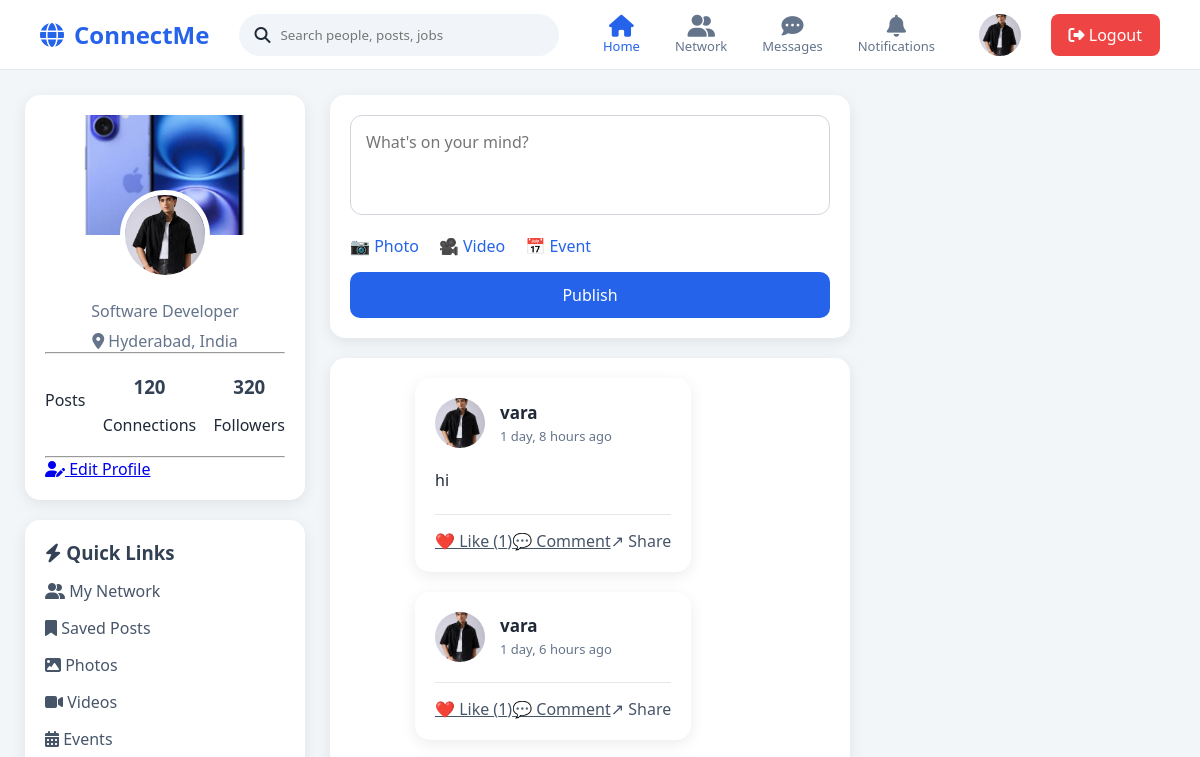
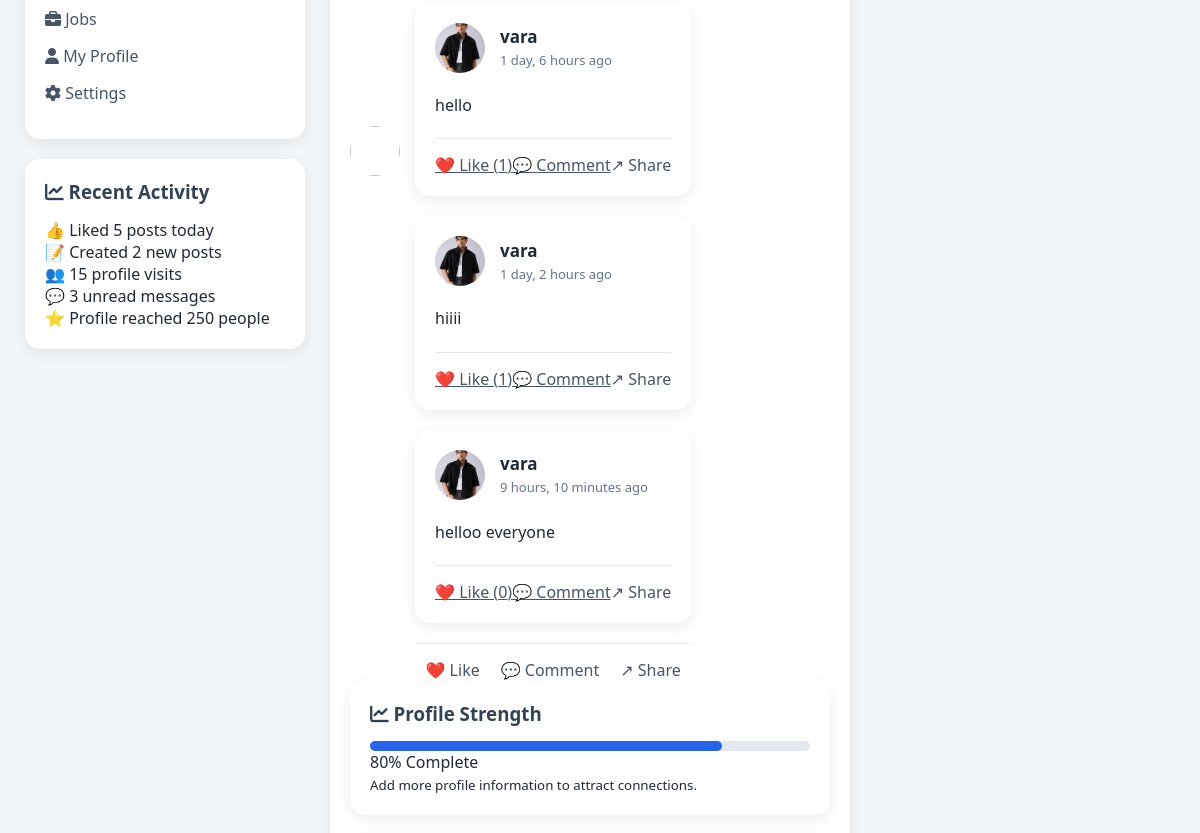
Before: / (upper part) with the older database file (2 pictures, top to bottom).
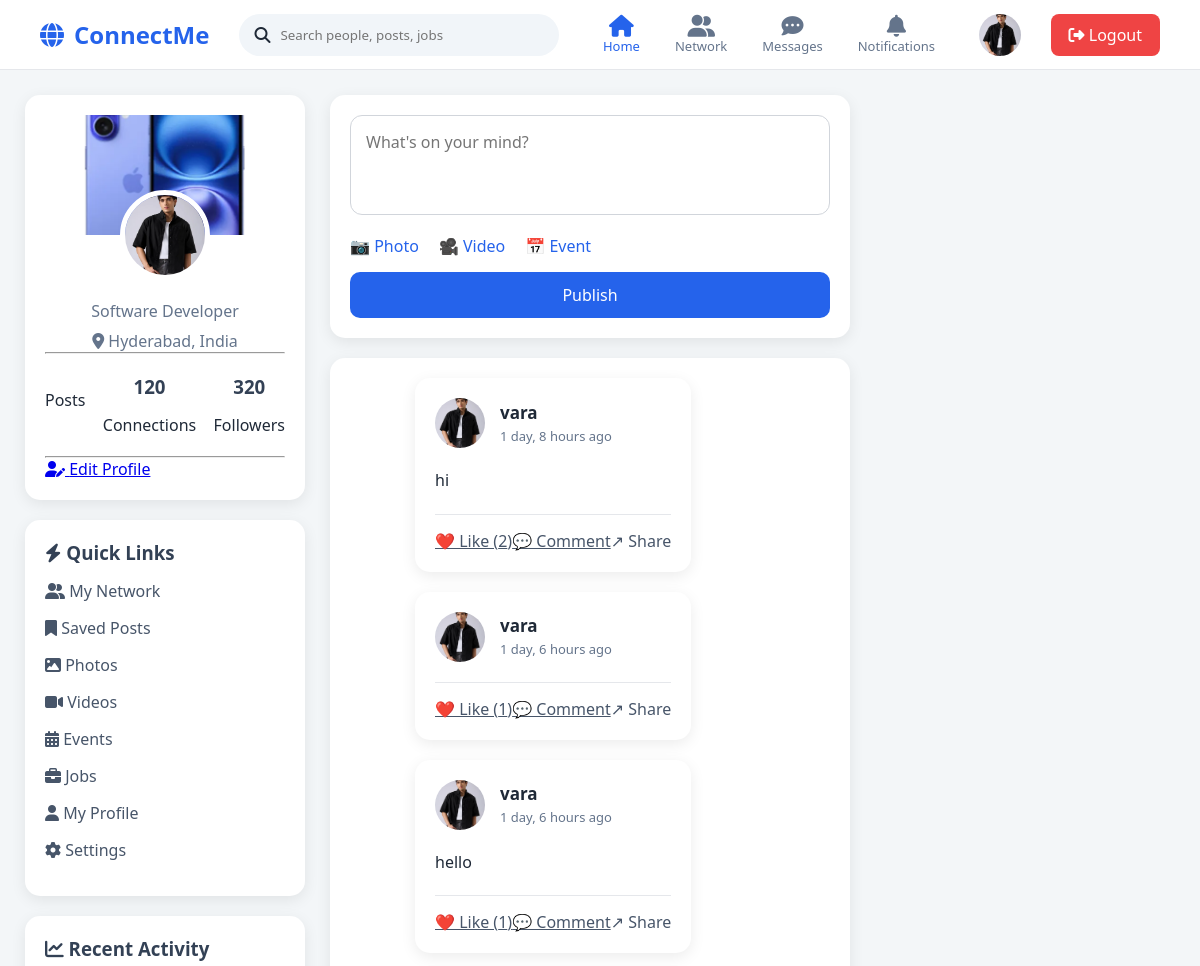
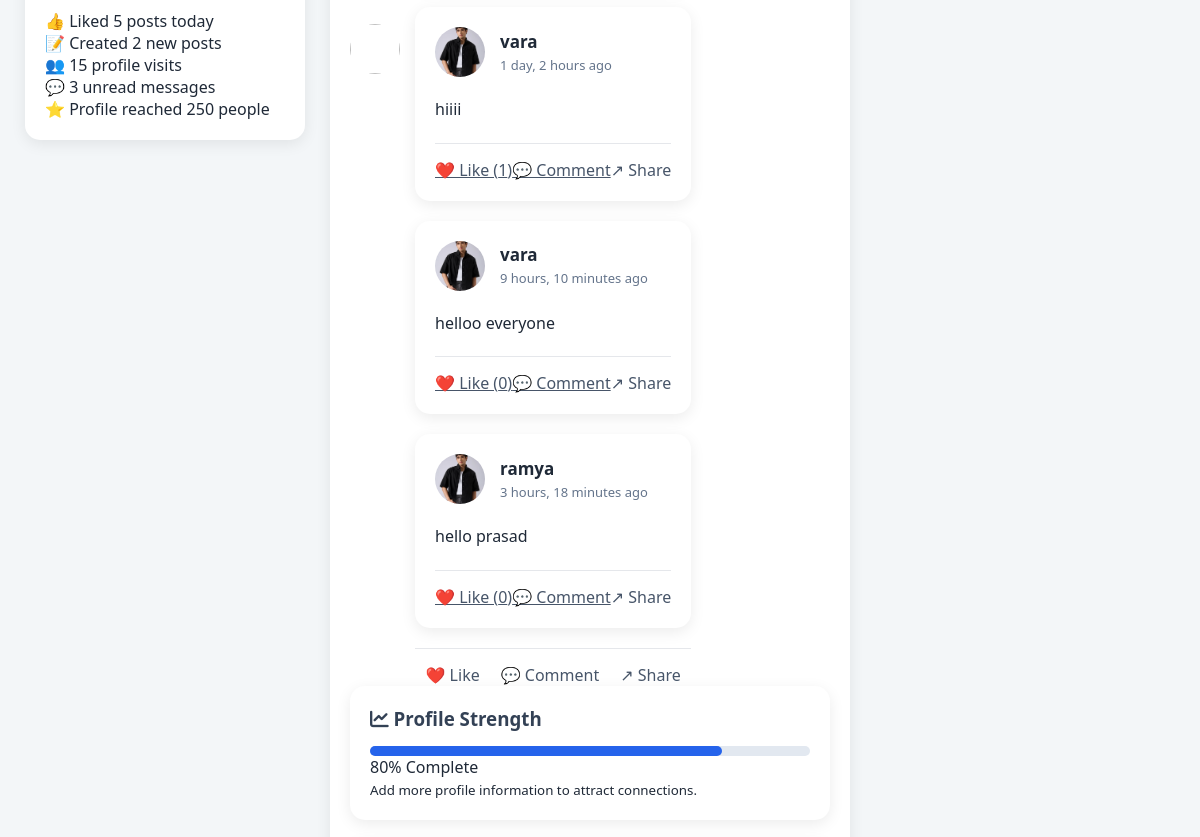
After: the same page with the newer database file (2 pictures, top to bottom).
### social/models.py (models this page shows, shortened)
class Post(models.Model):
    user = models.ForeignKey(User, on_delete=models.CASCADE)
    content = models.TextField()
    image = models.ImageField(upload_to="posts/", blank=True, null=True)
    likes = models.ManyToManyField(User, related_name="liked_posts", blank=True)
    created_at = models.DateTimeField(auto_now_add=True)

### social/views.py (the view)
# urls.py: path("", views.home, name="home"),
def home(request):
    posts = Post.objects.all()
    return render(request, 'home.html', {'posts': posts})

### ConnectMe/backend/social/templates/home.html (shortened to what this page needs)
{% load static %}
<!DOCTYPE html>
<html lang="en">
<head>
    <link rel="stylesheet" href="{% static 'css/home.css' %}">
    <link rel="stylesheet"
    href="https://cdnjs.cloudflare.com/ajax/libs/font-awesome/6.5.2/css/all.min.css">
</head>
<body>
<nav class="navbar">
    <div class="nav-left">
        <div class="logo">
            <i class="fa-solid fa-globe"></i>
            <span>ConnectMe</span>
        </div>
        <div class="search-box">
            <i class="fa-solid fa-magnifying-glass"></i>
            <input
                type="text"
                placeholder="Search people, posts, jobs">
        </div>
    </div>
    <div class="nav-center">
        <a href="#" class="active">
            <i class="fa-solid fa-house"></i>
            <span>Home</span>
        </a>
       <a href="{% url 'network' %}">
            <i class="fa-solid fa-user-group"></i>
            <span>Network</span>
        </a>
        <a href="{% url 'messages' %}">
            <i class="fa-solid fa-comment-dots"></i>
            <span>Messages</span>
        </a>
        <a href="{% url 'notifications' %}">
            <i class="fa-solid fa-bell"></i>
            <span>Notifications</span>
        </a>
    </div>
    <div class="nav-right">
        <a href="{% url 'edit_profile' %}" class="profile-link">
            {% if request.user.profile.profile_picture %}
                <img src="{{ request.user.profile.profile_picture.url }}">
            {% else %}
                <img src="{% static 'images/default (2).webp' %}">
            {% endif %}
        </a>
        <a href="{% url 'logout' %}" class="logout-btn">
            <i class="fa-solid fa-right-from-bracket"></i>
            Logout
        </a>
    </div>
</nav>
<div class="main-container">
<aside class="left-sidebar">
    <div class="card profile-card">
<div class="cover-photo">
    {% if request.user.profile.cover_photo %}
        <img src="{{ request.user.profile.cover_photo.url }}" alt="Cover">
    {% else %}
        <img src="{% static 'images/cover.webp' %}" alt="Cover">
    {% endif %}
</div>
        <div class="profile-image">
            {% if request.user.profile.profile_picture %}
                <img src="{{ request.user.profile.profile_picture.url }}">
            {% else %}
                <img src="{% static 'images/default (2).webp' %}">
            {% endif %}
        </div>
        <div class="profile-info">
            <p class="designation">
                {{ request.user.profile.bio|default:"Software Developer" }}
            </p>
            <p class="location">
                <i class="fa-solid fa-location-dot"></i>
                {{ request.user.profile.location|default:"Hyderabad, India" }}
            </p>
        </div>
        <hr>
        <div class="profile-stats">
            <div>
                <span>Posts</span>
            </div>
            <div>
                <h3>120</h3>
                <span>Connections</span>
            </div>
            <div>
                <h3>320</h3>
                <span>Followers</span>
            </div>
        </div>
        <hr>
        <div class="profile-buttons">
            <a href="{% url 'edit_profile' %}" class="edit-btn">
                <i class="fa-solid fa-user-pen"></i>
                Edit Profile
            </a>
        </div>
    </div>
    <div class="card quick-links">
        <h3>
            <i class="fa-solid fa-bolt"></i>
            Quick Links
        </h3>
        <ul>
            <li>
                <a href="#">
                    <i class="fa-solid fa-user-group"></i>
                    My Network
                </a>
            </li>
            <li>
                <a href="#">
                    <i class="fa-solid fa-bookmark"></i>
                    Saved Posts
                </a>
            </li>
            <li>
                <a href="#">
                    <i class="fa-solid fa-image"></i>
                    Photos
                </a>
            </li>
            <li>
                <a href="#">
                    <i class="fa-solid fa-video"></i>
                    Videos
                </a>
            </li>
            <li>
                <a href="#">
                    <i class="fa-solid fa-calendar-days"></i>
                    Events
                </a>
            </li>
            <li>
                <a href="#">
                    <i class="fa-solid fa-briefcase"></i>
                    Jobs
                </a>
            </li>
            <li>
                <a href="#">
                    <i class="fa-solid fa-user"></i>
                    My Profile
                </a>
            </li>
            <li>
                <a href="#">
                    <i class="fa-solid fa-gear"></i>
                    Settings
                </a>
            </li>
        </ul>
    </div>
    <div class="card activity-card">
        <h3>
            <i class="fa-solid fa-chart-line"></i>
            Recent Activity
        </h3>
        <ul>
            <li>👍 Liked 5 posts today</li>
            <li>📝 Created 2 new posts</li>
            <li>👥 15 profile visits</li>
            <li>💬 3 unread messages</li>
            <li>⭐ Profile reached 250 people</li>
        </ul>
    </div>
</aside>
<div class="center-feed">
<form class="create-post"
      method="POST"
      action="{% url 'create_post_page' %}"
      enctype="multipart/form-data">
<textarea
name="content"
class="post-input"
placeholder="What's on your mind?"
required></textarea>
<div class="post-options">
<label class="post-option">
📷 Photo
</label>
<span class="post-option">🎥 Video</span>
<span class="post-option">📅 Event</span>
</div>
<button type="submit" class="publish-btn">
Publish
</button>
</form>
<div class="post-card">
<div class="post-header">
<img class="post-avatar">
<div class="post-user">
{% for post in posts %}
<div class="post-card">
<div class="post-header">
{% if post.user.profile.profile_picture %}
<img class="post-avatar"
src="{{ post.user.profile.profile_picture.url }}">
{% else %}
<img class="post-avatar"
src="{% static 'images/default (2).webp' %}">
{% endif %}
<div class="post-user">
<h3>{{ post.user.username }}</h3>
<span>
{{ post.created_at|timesince }} ago
</span>
</div>
</div>
<div class="post-content">
{{ post.content }}
</div>
<div class="post-actions">
<a href="{% url 'like_post' post.id %}" class="action-btn">
❤️ Like ({{ post.likes.count }})
</a>
<a href="{% url 'add_comment' post.id %}" class="action-btn">
💬 Comment
</a>
<div class="action-btn">
↗ Share
</div>
</div>
</div>
{% empty %}
<div class="post-card">
<h3>No posts yet.</h3>
</div>
{% endfor %}
<div class="post-actions">
<div class="action-btn like-btn">
❤️ Like
</div>
<div class="action-btn">
💬 Comment
</div>
<div class="action-btn">
↗ Share
</div>
</div>
</div>
</div>
<aside class="right-sidebar">
    <div class="card">
        <h3>
            <i class="fa-solid fa-chart-line"></i>
            Profile Strength
        </h3>
        <div class="progress-box">
            <div class="progress-bar">
                <div class="progress-fill"></div>
            </div>
            <p>80% Complete</p>
            <small>
                Add more profile information to attract connections.
            </small>
        </div>
    </div>
</aside>

### static/css/home.css (style rules this page uses)
* { margin: 0; padding: 0; box-sizing: border-box; font-family: "Segoe UI", Arial, sans-serif; }
body { background: #f3f6f8; color: #1f2937; }
.navbar { height: 70px; background: #ffffff; display: flex; align-items: center; justify-content: space-between; padding: 0 40px; border-bottom: 1px solid #e5e7eb; position: sticky; top:0; z-index:100; }
.nav-left { display:flex; align-items:center; gap:30px; }
.logo { display:flex; align-items:center; gap:10px; font-size:24px; font-weight:700; color:#2563eb; }
.search-box { width:320px; background:#f1f5f9; padding:12px 15px; border-radius:25px; display:flex; align-items:center; gap:10px; }
.search-box input { border:none; outline:none; background:none; width:100%; }
.nav-center { display:flex; gap:35px; }
.nav-center a { text-decoration:none; color:#64748b; display:flex; flex-direction:column; align-items:center; font-size:13px; }
.nav-center a i { font-size:22px; }
.nav-center .active { color:#2563eb; }
.nav-right { display:flex; align-items:center; gap:20px; }
.profile-link { display:flex; align-items:center; gap:10px; text-decoration:none; color:#111827; font-weight:600; }
.profile-link img { width:42px; height:42px; border-radius:50%; object-fit:cover; }
.logout-btn { background:#ef4444; color:white; padding:10px 18px; border-radius:8px; text-decoration:none; }
.main-container { max-width:1400px; margin:25px auto; padding:0 25px; display:grid; grid-template-columns:280px minmax(400px,650px) 300px; gap:25px; align-items:start; }
.card, .create-post, .post-card { background:white; border-radius:15px; padding:20px; margin-bottom:20px; box-shadow:0 4px 15px rgba(0,0,0,.08); }
.cover-photo { height:120px; overflow:hidden; border-radius:12px; }
.cover-photo img { width:100%; height:100%; object-fit:cover; }
.profile-image { text-align:center; margin-top:-45px; }
.profile-image img { width:90px; height:90px; border-radius:50%; border:5px solid white; object-fit:cover; }
.profile-info { text-align:center; margin-top:15px; }
.designation { color:#64748b; margin:8px; }
.location { color:#64748b; }
.profile-stats { display:flex; justify-content:space-between; text-align:center; margin:20px 0; }
.profile-stats h3 { color:#2563eb; }
.quick-links ul, .activity-card ul { list-style:none; }
.quick-links li { margin:15px 0; }
.quick-links a { text-decoration:none; color:#475569; }
.post-input { width:100%; min-height:100px; resize:none; border:1px solid #d1d5db; border-radius:12px; padding:15px; font-size:16px; }
.post-options { display:flex; gap:20px; margin:15px 0; }
.post-option { color:#2563eb; cursor:pointer; }
.publish-btn { width:100%; padding:12px; background:#2563eb; color:white; border:none; border-radius:10px; font-size:16px; cursor:pointer; }
.post-header { display:flex; gap:15px; align-items:center; }
.post-avatar { width:50px; height:50px; border-radius:50%; object-fit:cover; }
.post-user h3 { font-size:17px; }
.post-user span { color:#64748b; font-size:13px; }
.post-content { margin:20px 0; font-size:16px; line-height:1.6; }
.post-actions { display:flex; justify-content:space-around; margin-top:15px; border-top:1px solid #e5e7eb; padding-top:15px; }
.action-btn { cursor:pointer; color:#475569; }
.card h3 { margin-bottom:15px; color:#334155; }
.progress-bar { height:10px; background:#e2e8f0; border-radius:10px; }
.progress-fill { width:80%; height:100%; background:#2563eb; border-radius:10px; }

Changed rows visible on the page:
computed for Post "hi": likes.count "1" → "2"
added Post: user.username "ramya", created_at "3 hours, 18 minutes", content "hello prasad", likes.count "0"
